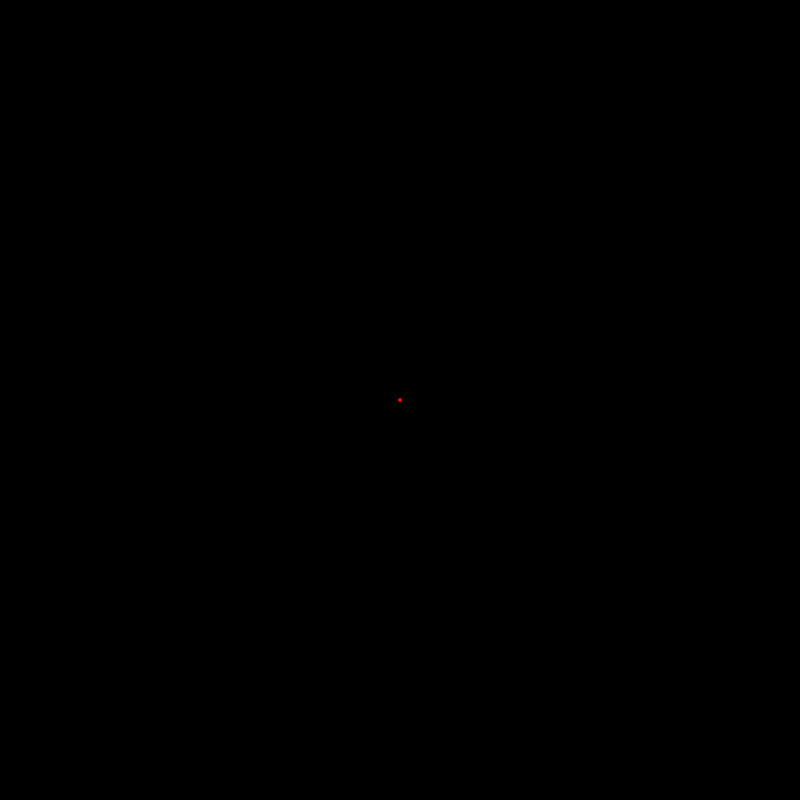
Frame 1 (no input)
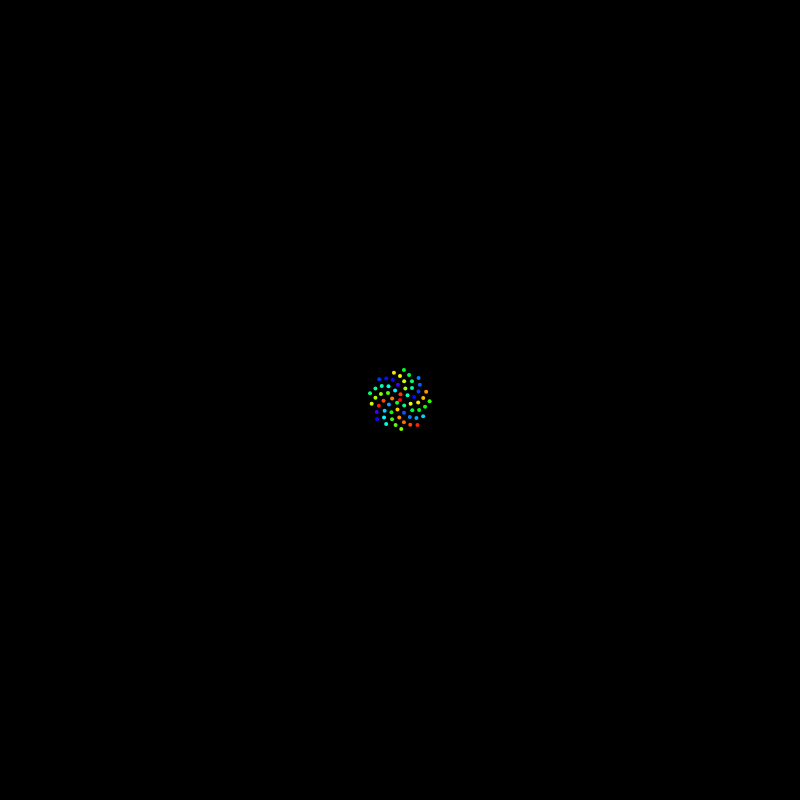
Frame 60 (no input)
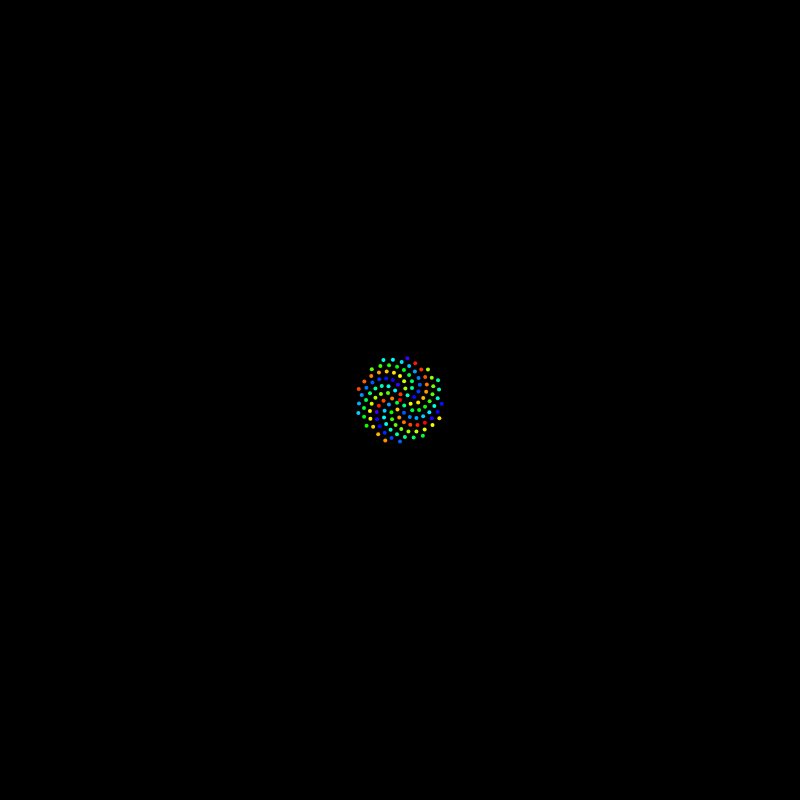
Frame 120 (the mouse pressed at the canvas centre since frame 60)

The p5.js sketch that drew these frames (run headless with seeded random() and noise() and a simulated clock; from frame 60 on, the mouse is pressed at the canvas centre):

// p5.js sketch
// ── sketch.js
let width = 800;
let height = 800;

let n = 0;
let aMod = 137.5; //137.5;
let c = 4;

function setup(){
    createCanvas(width,height);
    angleMode(DEGREES);
    colorMode(HSB);
    background(0);
}


function draw(){

    let a = n * aMod;
    let r = c * sqrt(n);

    let x = r * cos(a) + width / 2 ;
    let y = r * sin(a) + height / 2;

    fill((a - r) % 256,255,255);
    noStroke();
    ellipse(x,y,4,4)

    n++
}
